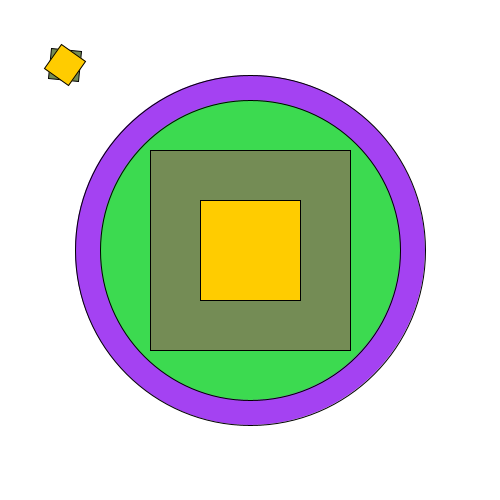
Frame 1 (no input)
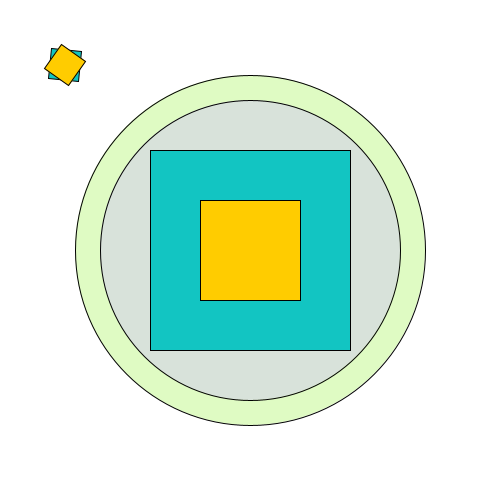
Frame 60 (the mouse pressed at the canvas centre just before this capture)
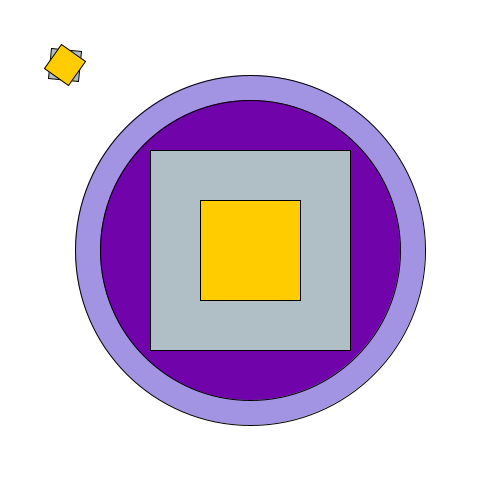
Frame 120 (the mouse held since frame 60 and released just before this capture)

The Processing sketch that drew these frames (run headless with seeded random() and noise(); from frame 60 on, the mouse is pressed at the canvas centre):

// Processing sketch: day_7_1
// ── day_7_1.pde
float angle = .1;

void setup(){
  size(500,500);
}
void draw(){
  background(255);

ellipseMode(CENTER);
rectMode(CENTER);

stroke(0);
fill(random(255),random(255),random(255));
ellipse(250,250,350,350);

fill(random(255),random(255),random(255));
ellipse(250,250,300,300);


fill(random(255),random(255),random(255));
rect(250,250,200,200);
pushMatrix();
  translate(65,65);
  rotate(angle);
  rect(0,0,30,30);
  popMatrix();
  angle += .5;
  
fill(255,204,0);
rect(250,250,100,100);
pushMatrix();
  translate(65,65);
  rotate(angle);
  rect(0,0,30,30);
  popMatrix();
  angle += -.5;







}
